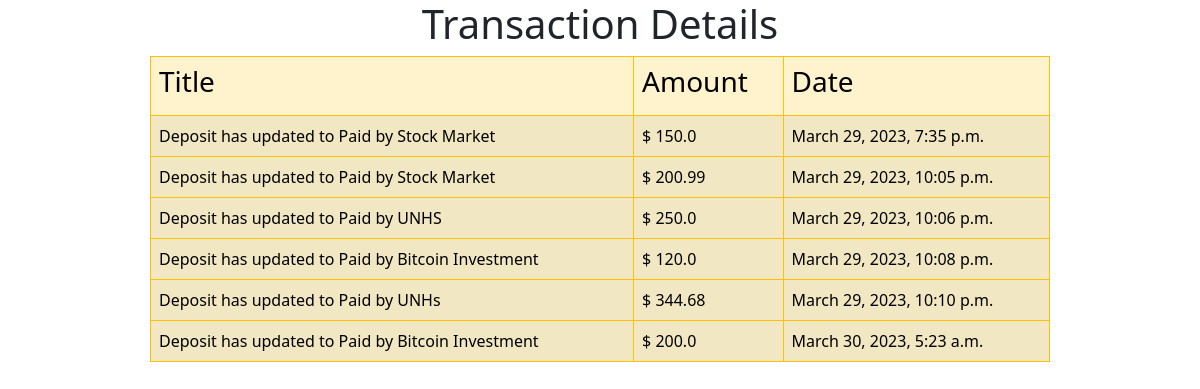
Screenshot of /transactions/ with the database file from the repository.
### banky_app/models.py (models this page shows, shortened)
class rActivities(models.Model):
    title = models.CharField(max_length=250)
    date = models.DateTimeField(auto_now_add=True)
    amount = models.FloatField()
    date_created = models.DateField()
    image = models.ImageField(upload_to="image",null=True, blank=True)
    class Meta:
        verbose_name_plural = "rActivities"

### banky_app/views.py (the view)
# urls.py: path('transactions/', views.transactions, name='transactions'),
def transactions(request):
    rActivity = rActivities.objects.all()
    return render(request,"transactions.html", {'rActivity':rActivity})

### templates/transactions.html (shortened to what this page needs)
<!doctype html>
<html lang="en">
  <head>
    <link href="https://cdn.jsdelivr.net/npm/bootstrap@5.3.0-alpha2/dist/css/bootstrap.min.css" rel="stylesheet">
  </head>
  <body>
    <h1 class="text-center">Transaction Details</h1>
    <table class="table table-bordered table-warning border-warning  table-striped grid-margin-12  m-auto w-75">
        <tbody>
            <thead>
                <tr class="text-danger">
                  <th scope="col" ><h3>Title</h3></th>
                  <th scope="col"><h3>Amount</h3></th>
                  <th scope="col"><h3>Date</h3></th>
                </tr>
              </thead>
        {% for r in rActivity%}
          <tr class="text-justify font-weight-bolder ">
            <td>{{r.title}}</td>
            <td class="ml-4">$ {{r.amount}}</td>
            <td>{{r.date}}</td>
          </tr>
        </tbody>
        {% endfor %}
      </table>
  </body>
</html>

### rows the page displays
rActivities: title "Deposit has updated to Paid by Stock Market", amount "150.0", date "March 29, 2023, 7:35 p.m."
rActivities: title "Deposit has updated to Paid by Stock Market", amount "200.99", date "March 29, 2023, 10:05 p.m."
rActivities: title "Deposit has updated to Paid by UNHS", amount "250.0", date "March 29, 2023, 10:06 p.m."
rActivities: title "Deposit has updated to Paid by Bitcoin Investment", amount "120.0", date "March 29, 2023, 10:08 p.m."
rActivities: title "Deposit has updated to Paid by UNHs", amount "344.68", date "March 29, 2023, 10:10 p.m."
rActivities: title "Deposit has updated to Paid by Bitcoin Investment", amount "200.0", date "March 30, 2023, 5:23 a.m."
